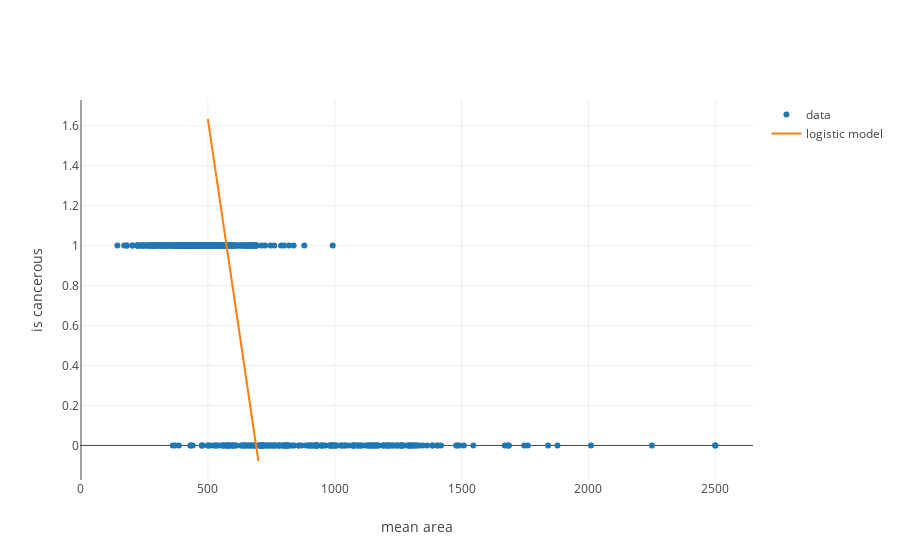

Notebook code for this chart:
### Markdown cell above
So this the loss function we use for logistic regression.  The process of fitting our line now just uses gradient descent - like we saw in linear regression.  That is we try different parameters for our hypothesis function, input them into our logistic cost function, and choose the hypothesis function that minimizes our cost function.

### Code cell
from graph import trace_values, plot

mean_area = df['mean area']
y = df['is_cancerous']

data_trace = trace_values(mean_area, y)

lin_predictions_trace = trace_values(x_inputs.flatten(), lin_predictions, mode = 'lines', name = 'linear model')
logisitic_predictions_trace = trace_values(x_inputs_log.flatten(), logistic_predictions, mode = 'lines', name = 'logistic model')


plot([data_trace,  logisitic_predictions_trace], {'xaxis': {'title': 'mean area'}, 'yaxis': {'title': 'is cancerous'}})

### Figure 1 — Plotly figure (JSON) as saved in the notebook; plotly's stock layout.template omitted (floating-point values rounded to 4 significant figures; data arrays with more than 128 entries replaced by an {"elided": "..."} marker saying what was removed)
{"data": [{"mode": "markers", "name": "data", "text": [], "type": "scatter", "uid": "15a240d5-1977-46a0-981a-9b0a8eee8112", "x": {"elided": "569 float values"}, "y": {"elided": "569 int values"}}, {"mode": "lines", "name": "logistic model", "text": [], "type": "scatter", "uid": "32df1747-d94a-40cb-8f93-11330f587456", "x": {"elided": "200 int values"}, "y": {"elided": "200 float values"}}], "layout": {"autosize": true, "xaxis": {"autorange": true, "range": [-8.394, 2653.0], "title": {"text": "mean area"}, "type": "linear"}, "yaxis": {"autorange": true, "range": [-0.1729, 1.729], "title": {"text": "is cancerous"}, "type": "linear"}}}
